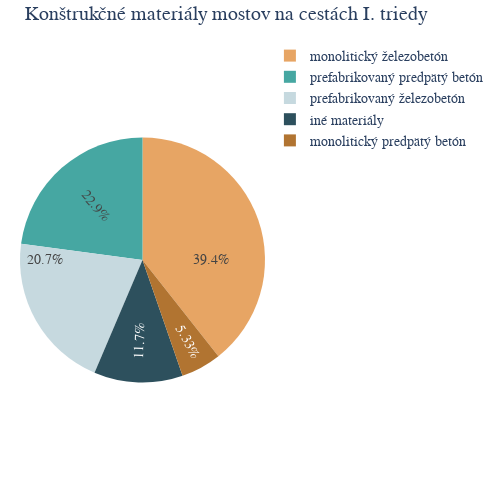
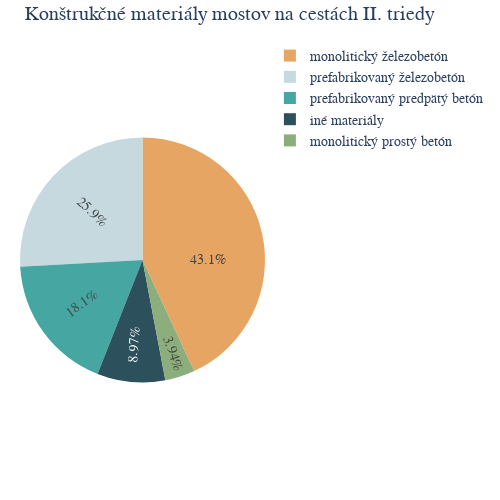
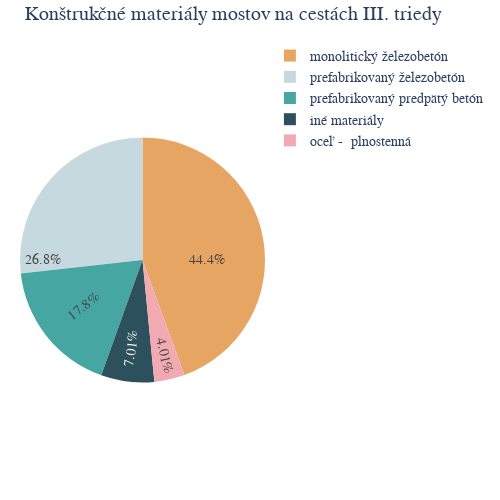

These figures' notebook cell, in order:
### Code cell
import plotly.graph_objects as go
import pandas as pd
import plotly.io as pio

# Define the full color palette for materials
color_palette = {
    'monolitický železobetón': '#e7a564',
    'prefabrikovaný predpätý betón': '#46a7a2',
    'prefabrikovaný železobetón': '#c6d9df',
    'monolitický predpätý betón': '#b17431',
    'monolitický prostý betón': '#8bae7c',
    'kameň': '#353a29',
    'oceľ -  plnostenná': '#f1aab2',
    'spriahnutá betón-betón': '#eae1a9',
    'Nezistený': '#c25469',
    'iné materiály': '#2d505d',
    'oceľobetón': '#a2a2d2',
    'spriahnutá oceľ-betón': '#b3d9ff',
    'oceľ -  priehradová': '#ffb6c1',
    'tehla': '#ffd700'
}

# Function to create and save a pie chart for a bridge class


def create_pie_chart(filtered_bridges, class_name, filename):
    # Get material counts and aggregate
    material_counts = filtered_bridges["Material"].value_counts()
    # Separate the top 5 materials and aggregate the rest into "Iné materiály"
    top_5_materials = material_counts.head(4)
    other_material_count = material_counts.iloc[4:].sum()
    aggregated_counts = pd.concat(
        [top_5_materials, pd.Series({"iné materiály": other_material_count})])

    # Map colors based on the order of labels in aggregated_counts
    colors = [color_palette.get(material, '#353a29')
              for material in aggregated_counts.index]

    # Create the pie chart
    fig = go.Figure(go.Pie(
        labels=aggregated_counts.index,
        values=aggregated_counts.values,
        marker=dict(colors=colors),
        textinfo='percent',  # Show only the percentage inside the slices
        insidetextorientation='radial'  # Text orientation for better readability
    ))

    # Update layout with figure size, margins, and legend settings
    fig.update_layout(
        title=f"Konštrukčné materiály mostov na {class_name}",
        font=dict(family="Calibri, sans-serif", size=14),
        showlegend=True,
        # Keeps legend order as per aggregated_counts order
        legend=dict(traceorder="normal"),
        width=500,  # Set figure width
        height=500,  # Set figure height
        margin=dict(l=20, r=20, t=40, b=20)  # Tighten up margins
    )

    # Show the pie chart
    fig.show()

    # Save the figure as SVG
    pio.write_image(fig, f"{filename}.svg", format="svg")


# Generate pie charts for each bridge class and save them as SVGs
create_pie_chart(filtered_bridges_I, "cestách I. triedy",
                 "material_pie_I_class")
create_pie_chart(filtered_bridges_II, "cestách II. triedy",
                 "material_pie_II_class")
create_pie_chart(filtered_bridges_III, "cestách III. triedy",
                 "material_pie_III_class")

### Figure 1 — Plotly figure (JSON) as saved in the notebook; plotly's stock layout.template omitted (floating-point values rounded to 4 significant figures)
{"data": [{"insidetextorientation": "radial", "labels": ["monolitický železobetón", "prefabrikovaný predpätý betón", "prefabrikovaný železobetón", "monolitický predpätý betón", "iné materiály"], "marker": {"colors": ["#e7a564", "#46a7a2", "#c6d9df", "#b17431", "#2d505d"]}, "textinfo": "percent", "type": "pie", "values": [753, 438, 396, 102, 224]}], "layout": {"font": {"family": "Calibri, sans-serif", "size": 14}, "height": 500, "legend": {"traceorder": "normal"}, "margin": {"b": 20, "l": 20, "r": 20, "t": 40}, "showlegend": true, "title": {"text": "Konštrukčné materiály mostov na cestách I. triedy"}, "width": 500}}

### Figure 2 — Plotly figure (JSON) as saved in the notebook; plotly's stock layout.template omitted (floating-point values rounded to 4 significant figures)
{"data": [{"insidetextorientation": "radial", "labels": ["monolitický železobetón", "prefabrikovaný železobetón", "prefabrikovaný predpätý betón", "monolitický prostý betón", "iné materiály"], "marker": {"colors": ["#e7a564", "#c6d9df", "#46a7a2", "#8bae7c", "#2d505d"]}, "textinfo": "percent", "type": "pie", "values": [634, 381, 267, 58, 132]}], "layout": {"font": {"family": "Calibri, sans-serif", "size": 14}, "height": 500, "legend": {"traceorder": "normal"}, "margin": {"b": 20, "l": 20, "r": 20, "t": 40}, "showlegend": true, "title": {"text": "Konštrukčné materiály mostov na cestách II. triedy"}, "width": 500}}

### Figure 3 — Plotly figure (JSON) as saved in the notebook; plotly's stock layout.template omitted (floating-point values rounded to 4 significant figures)
{"data": [{"insidetextorientation": "radial", "labels": ["monolitický železobetón", "prefabrikovaný železobetón", "prefabrikovaný predpätý betón", "oceľ -  plnostenná", "iné materiály"], "marker": {"colors": ["#e7a564", "#c6d9df", "#46a7a2", "#f1aab2", "#2d505d"]}, "textinfo": "percent", "type": "pie", "values": [1763, 1062, 705, 159, 278]}], "layout": {"font": {"family": "Calibri, sans-serif", "size": 14}, "height": 500, "legend": {"traceorder": "normal"}, "margin": {"b": 20, "l": 20, "r": 20, "t": 40}, "showlegend": true, "title": {"text": "Konštrukčné materiály mostov na cestách III. triedy"}, "width": 500}}
